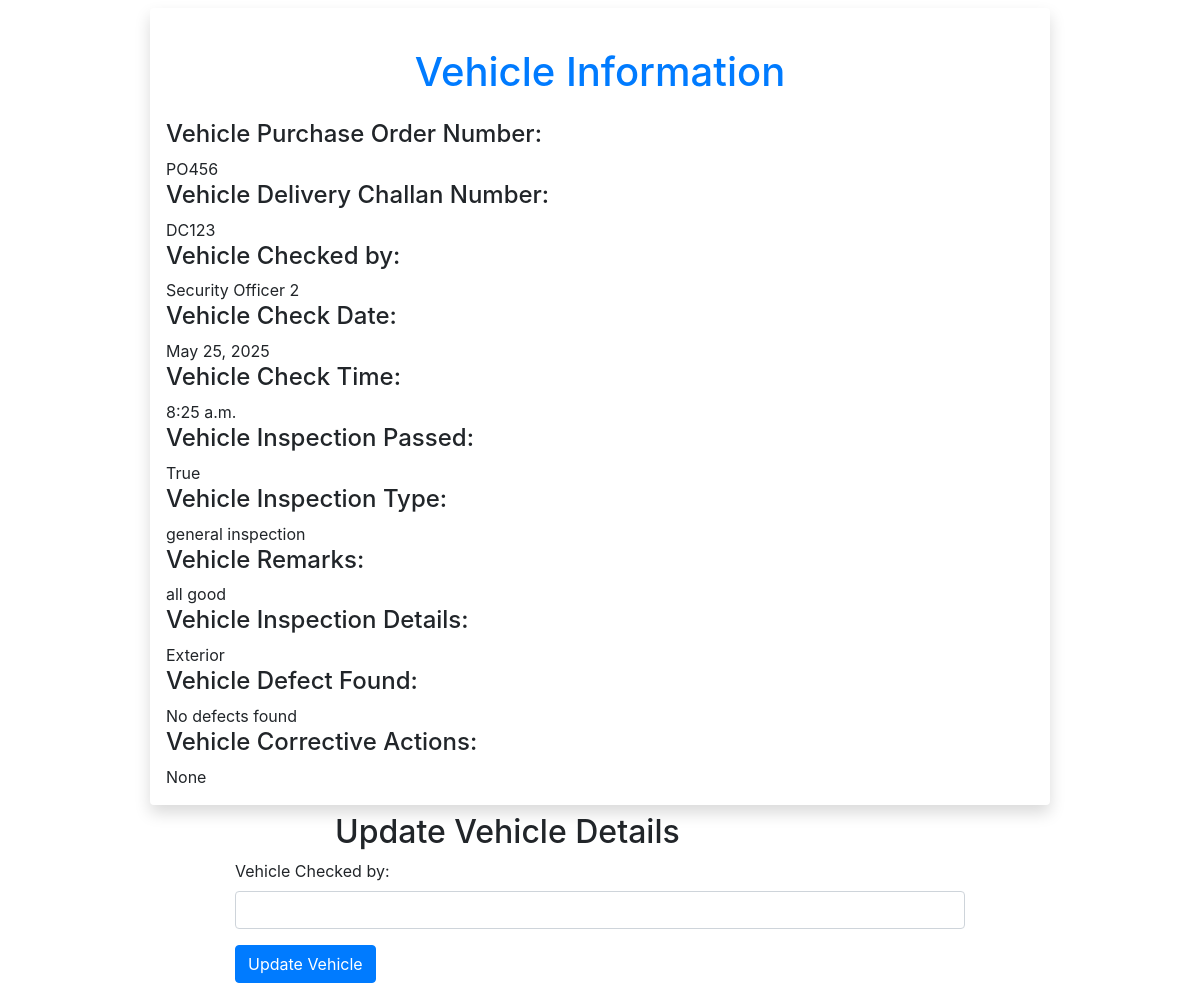
Screenshot of /updatevehicle/1 (signed in) with the database file from the repository.
### vehiclemsapp/models.py (models this page shows, shortened)
class VehicleQualityCheck(models.Model):
    vehicle = models.ForeignKey('Vehicle', on_delete=models.CASCADE)
    po_number = models.CharField(max_length=50)
    delivery_challan_number = models.CharField(max_length=50)
    checked_by = models.CharField(max_length=100)
    check_date = models.DateField()
    check_time = models.TimeField()
    inspection_passed = models.BooleanField(default=False)
    remarks = models.TextField(blank=True, null=True)
    inspection_type = models.CharField(max_length=100)
    inspection_details = models.TextField(blank=True, null=True)
    defects_found = models.TextField(blank=True, null=True)
    corrective_actions = models.TextField(blank=True, null=True)
    class Meta:
        verbose_name = 'Vehicle Quality Check'
        verbose_name_plural = 'Vehicle Quality Checks'

### vehiclemsapp/views.py (the view, shortened to what this page needs)
# urls.py: path('updatevehicle/<int:pk>', views.VehicleUpdate, name='updvehicle'),
@login_required
def VehicleUpdate(request, pk):
    try:
        v_q_c=VehicleQualityCheck.objects.get(pk=pk)
        return render(request, 'updvehicle.html', {'vehicle_data':v_q_c})
    except VehicleQualityCheck.DoesNotExist:
        return HttpResponse("Vehicle Not Found")

### vehiclemsapp/templates/updvehicle.html (shortened to what this page needs)
<!DOCTYPE html>
<html lang="en">
<head>
    <link href="https://stackpath.bootstrapcdn.com/bootstrap/4.5.2/css/bootstrap.min.css" rel="stylesheet">
</head>
<body>
    <div class="data shadow p-3 rounded w-75 mx-auto m-2">
        <h1 class='heading text-center text-primary my-4'>Vehicle Information</h1>
        <h4 class="head4">Vehicle Purchase Order Number: </h4><span>{{vehicle_data.po_number}}</span><br>
        <h4 class="head4">Vehicle Delivery Challan Number: </h4><span>{{vehicle_data.delivery_challan_number}}</span><br>
        <h4 class="head4">Vehicle Checked by: </h4><span>{{vehicle_data.checked_by}}</span><br>
        <h4 class="head4">Vehicle Check Date: </h4><span>{{vehicle_data.check_date}}</span><br>
        <h4 class="head4">Vehicle Check Time: </h4><span>{{vehicle_data.check_time}}</span><br>
        <h4 class="head4">Vehicle Inspection Passed: </h4><span>{{vehicle_data.inspection_passed}}</span><br>
        <h4 class="head4">Vehicle Inspection Type: </h4><span>{{vehicle_data.inspection_type}}</span><br>
        <h4 class="head4">Vehicle Remarks: </h4><span>{{vehicle_data.remarks}}</span><br>
        <h4 class="head4">Vehicle Inspection Details: </h4><span>{{vehicle_data.inspection_details}}</span><br>
        <h4 class="head4">Vehicle Defect Found: </h4><span>{{vehicle_data.defects_found}}</span><br>
        <h4 class="head4">Vehicle Corrective Actions: </h4><span>{{vehicle_data.corrective_actions}}</span><br>
    </div>
    <div class="container">
        <div class="row justify-content-center">
            <div class="col-md-8">
                <h2>Update Vehicle Details</h2>
                <form action="{% url "updvehicle" vehicle_data.pk  %}" method='POST'>
                    <div class="form-group">
                        <label for="vehicle_checked_by">Vehicle Checked by:</label>
                        <input type="text" class="form-control" name="vehicle_checked_by" id="vehiclechecktime">
                    </div>
                    <input type="submit" class="btn btn-primary" value="Update Vehicle">
                </form>
            </div>
        </div>
    </div>
</body>
</html>

### vehiclemsapp/templates/updvehicle.html (style rules this page uses)
h2 { margin-left: 100px; }

### rows the page displays
VehicleQualityCheck: po_number "PO456", delivery_challan_number "DC123", checked_by "Security Officer 2", check_date "May 25, 2025", check_time "8:25 a.m.", inspection_passed "True", inspection_type "general inspection", remarks "all good", inspection_details "Exterior", defects_found "No defects found", corrective_actions "None"
